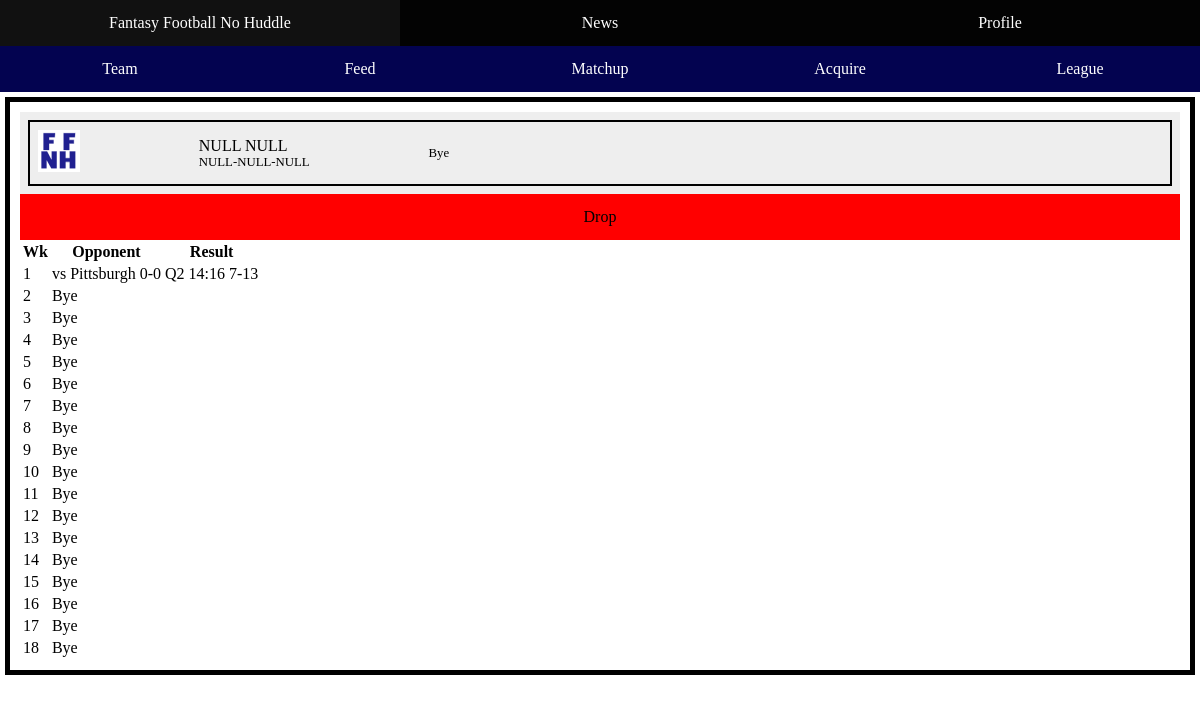
Page /nflteaminstance.php?nflteam=PHI (signed in) on the committed database.
### tables this page shows
CREATE TABLE nflgames (
	week INTEGER, 
	hometeam VARCHAR(3), 
	awayteam VARCHAR(3), 
	day VARCHAR(3), 
	kickofftime TIME, 
	status ENUM ('upcoming', 'ongoing', 'final') DEFAULT 'upcoming', 
	homescore INTEGER, 
	awayscore INTEGER, 
	quarter INTEGER, 
	clock TIME, 
	PRIMARY KEY (week, hometeam, awayteam), 
	FOREIGN KEY(hometeam) REFERENCES nflteams(abbr) ON UPDATE CASCADE, 
	FOREIGN KEY(awayteam) REFERENCES nflteams(abbr) ON UPDATE CASCADE
);

CREATE TABLE nflteams (
  abbr  VARCHAR(3),
  location    VARCHAR(40),
	mascot   VARCHAR(20),
	teamimage BLOB DEFAULT NULL,
  wins	INTEGER DEFAULT 0, 
  losses	INTEGER DEFAULT 0, 
  ties	INTEGER DEFAULT 0,
  PRIMARY KEY (abbr)
);

### nflteaminstance.php (the view, shortened to what this page needs)
<!DOCTYPE html>
<html lang="en">
<head>
	<link rel="stylesheet" href="header.css">
	<link rel="stylesheet" href="gameinstance.css">
	<link rel="stylesheet" href="colors.css">
	<link rel="stylesheet" href="nflteaminstance.css">
</head>
<body>
	<?php include("session_handling.php");
	include("gameinstance.php");
	include ("db.php");
	$pdo = $db;
	$leagueid = $_SESSION['leagueid'];
	$teamid = $_SESSION['teamid'];
	$nflteam = $_GET['nflteam'];
	$instancenumber = $_GET['instance'];
	$statement = $pdo->prepare('SELECT owner, status
	from nflteaminstances
	where league = ?
	and nflteam = ?
	and instancenumber = ?');
	$statement->execute([$leagueid, $nflteam, $instancenumber]);
	$row = $statement->fetch();
	$instanceowner = $row[0];
	$game = new gameinstance;
	$statement = $pdo->prepare('SELECT week, status, day, kickofftime,
	quarter, clock,
	hometeam homeabbr, t1.location hometeamName, t1.wins homewins,
	t1.losses homelosses, t1.ties hometies,
	awayteam awayabbr, t2.location awayteamName, t2.wins awaywins,
	t2.losses awaylosses, t2.ties awayties,
	homescore, awayscore
	FROM nflgames m
	JOIN nflteams t1 ON t1.abbr = m.hometeam
	JOIN nflteams t2 ON t2.abbr = m.awayteam
	where m.hometeam = ?
	or m.awayteam = ?');
	$statement->execute([$nflteam, $nflteam]);
	$scheduledata = [];
	while ($row = $statement->fetch()) {
		$numgames = array_push($scheduledata, $row);
	}
	$maxweeks = 18;
	$weekswithgame = [];
	for ($i = 1; $i <= $maxweeks; $i++) {
		$weekswithgame[$i] = false;
	}
	for ($i = 0; $i < sizeof($scheduledata); $i++) {
		$weekswithgame[$scheduledata[$i]['week']] = $scheduledata[$i];
	}
	$games = [];
	for ($i = 1; $i <= $maxweeks; $i++) {
		if ($weekswithgame[$i] != false) {
			$games[$i] = new gameinstance;
			$games[$i]->week = $i;
			$games[$i]->myabbr = $nflteam;
			$games[$i]->status = checknull($weekswithgame[$i]['status']);
			$games[$i]->day = checknull($weekswithgame[$i]['day']);
			$games[$i]->kickofftime = checknull($weekswithgame[$i]['kickofftime']);
			$games[$i]->quarter = checknull($weekswithgame[$i]['quarter']);
			$games[$i]->clock = checknull($weekswithgame[$i]['clock']);
			$games[$i]->ishome = $weekswithgame[$i]['homeabbr'] == $nflteam;
			if ($games[$i]->ishome){
				$games[$i]->mylocation = $weekswithgame[$i]['hometeamName'];
				$games[$i]->mywins = $weekswithgame[$i]['homewins'];
				$games[$i]->mylosses = $weekswithgame[$i]['homelosses'];
				$games[$i]->myties = $weekswithgame[$i]['hometies'];
				$games[$i]->myscore = $weekswithgame[$i]['homescore'];
				$games[$i]->oppabbr = $weekswithgame[$i]['awayabbr'];
				$games[$i]->opplocation = $weekswithgame[$i]['awayteamName'];
				$games[$i]->oppwins = $weekswithgame[$i]['awaywins'];
				$games[$i]->opplosses = $weekswithgame[$i]['awaylosses'];
				$games[$i]->oppties = $weekswithgame[$i]['awayties'];
				$games[$i]->oppscore = $weekswithgame[$i]['awayscore'];
			}
		}
	}
	?>
	<section id="nflteaminstance">
		<section class="starting roster">
			<ul>
			</ul>
		</section>
		<section class="actionbuttons">
			<ul>
			<?php if ($instanceowner == $teamid) {
						?><li id="benchbutton"><a href="bench_confirm.php?leagueid=<?php echo $leagueid;
					?><li id="dropbutton"><a href="drop_confirm.php?leagueid=<?php echo $leagueid;
				?>&nflteam=<?php echo $game->myabbr?>&instance=<?php echo
				$game->myinstancenumber?>">Drop</a></li><?php
			} else if ($instanceowner == "") {
				?><li id="addbutton"><a href="add_confirm.php?leagueid=<?php echo $leagueid;
				?>&nflteam=<?php echo $game->myabbr?>&instance=<?php echo
				$game->myinstancenumber?>">Add</a></li><?php
			} else {
				?><li id="tradebutton"><a href="trade_confirm.php?leagueid=<?php echo $leagueid;
				?>&nflteam=<?php echo $game->myabbr?>&instance=<?php echo
				$game->myinstancenumber?>">Trade</a></li><?php
			}?>
			</ul>
		</section>
		<section id="schedule">
			<table>
				<tr>
					<th>Wk</th>
					<th>Opponent</th>
					<th>Result</th>
				</tr>
				<?php for ($i = 1; $i <= $maxweeks; $i++) {
					?><tr>
					<?php if ($weekswithgame[$i] != false) { ?>
						<td><?php echo $i;?></td>
						<td><?php echo $games[$i]->oppInfo();?></td>
						<td><?php echo $games[$i]->timeAndScore();?></td>
					<?php } else { ?>
						<td><?php echo $i;?></td>
						<td>Bye</td>
					<?php } ?>
					</tr><?php
				} ?>
			</table>
		</section>
	</section>

### header.css (style rules this page uses)
body { margin: 0px; }
nav ul { list-style-type: none; margin: 0; padding: 0; overflow: hidden; display: flex; align-items: stretch; }
ul.nav1 { background-color: #030303; }
ul.nav2 { background-color: #030350; }
.nav1 li { flex: 0 1 34%; }
.nav2 li { flex: 0 1 20%; }
nav ul li a { display: block; color: white; text-align: center; padding: 14px 16px; text-decoration: none; height: 100%; }

### gameinstance.css (style rules this page uses)
.roster ul { list-style-type: none; margin: 0; padding: 0; overflow: hidden; }

### colors.css (style rules this page uses)
.starting { background-color: #eeeeee; }
#dropbutton { background-color:red; }

### nflteaminstance.css (style rules this page uses)
.actionbuttons ul { list-style-type: none; margin: 0; padding: 0; overflow: hidden; display: flex; align-items: stretch; }
.actionbuttons ul li { flex: 0 1 100%; }
.actionbuttons ul li a { display: block; color: black; text-align: center; padding: 14px 16px; text-decoration: none; height: 100%; }
#nflteaminstance { margin: 5px; border: 5px solid black; padding: 10px; }

### rows in the picture
nflgames: awayteam.location "vs Pittsburgh 0-0", quarter+clock+homescore "Q2 14:16 7-13"

### other values in the picture
$game->myinstancenumber "NULL"
$game->mylocation "NULL"
$game->stringMyRecord() "NULL-NULL-NULL"
